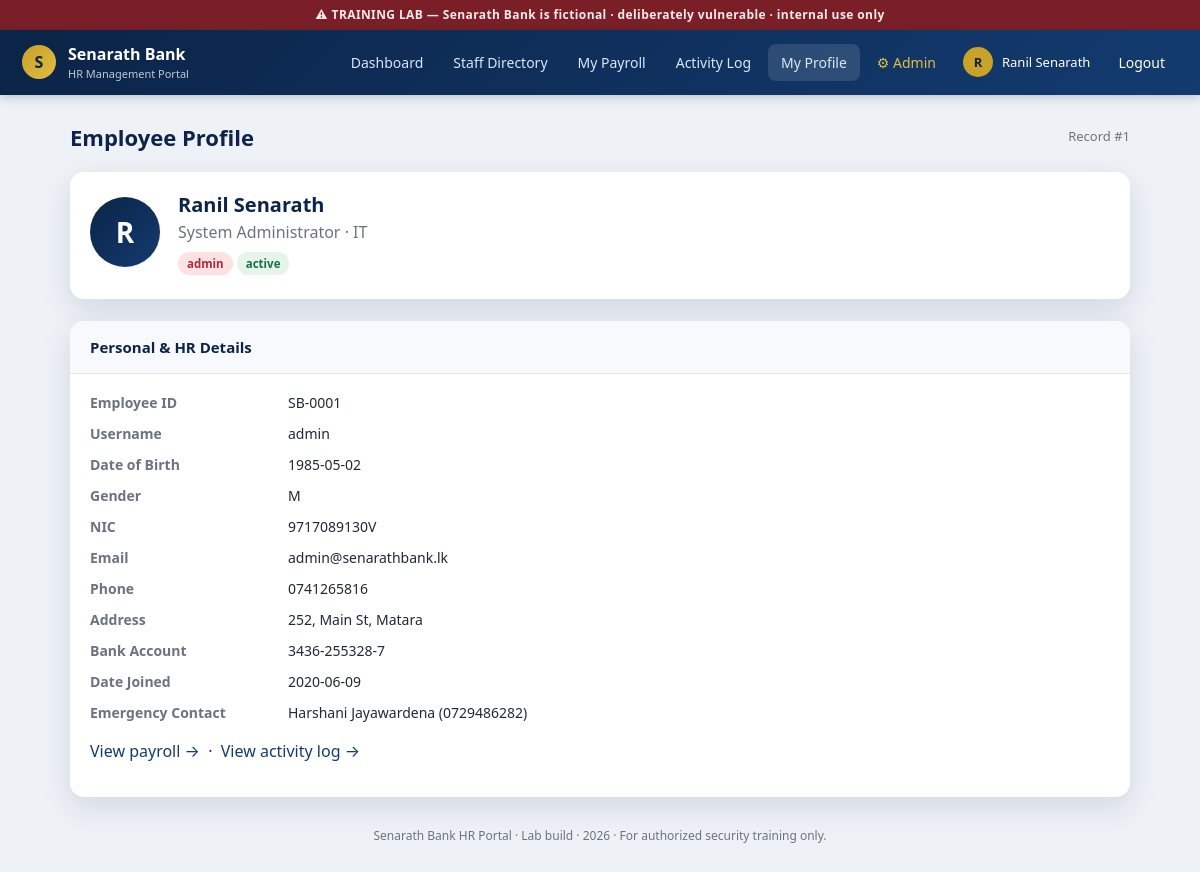
The page /web/src/profile.php (signed in) on the database its author committed.
### tables this page shows
CREATE TABLE users (
  id            INT AUTO_INCREMENT PRIMARY KEY,
  username      VARCHAR(50)  NOT NULL,
  password      VARCHAR(255) NOT NULL,          
  full_name     VARCHAR(120) NOT NULL,
  gender        CHAR(1),
  dob           DATE,
  nic           VARCHAR(20),
  email         VARCHAR(120),
  phone         VARCHAR(20),
  address       VARCHAR(200),
  department    VARCHAR(80),
  position      VARCHAR(80),
  role          VARCHAR(20)  DEFAULT 'employee', 
  bank_account  VARCHAR(30),
  date_joined   DATE,
  status        VARCHAR(20)  DEFAULT 'active',
  emergency_contact VARCHAR(120)
);

### web/src/profile.php (the view, shortened to what this page needs)
<?php
require_once __DIR__ . '/db.php';
require_once __DIR__ . '/partials.php';
$id = $_GET['id'] ?? $_SESSION['user_id'];
$sql = "SELECT * FROM users WHERE id = $id LIMIT 1";
$res = mysqli_query($conn, $sql);
$u = mysqli_fetch_assoc($res);
$init = strtoupper(substr($u['full_name'],0,1));
?>
<div class="page-title"><h2>Employee Profile</h2>
  <span class="crumb">Record #<?= htmlspecialchars($u['id']) ?></span></div>
<div class="panel">
  <div class="body">
    <div class="profile-head">
      <div class="big-av"><?= $init ?></div>
      <div>
        <div style="font-size:20px;font-weight:800;color:var(--navy)"><?= htmlspecialchars($u['full_name']) ?></div>
        <div class="muted"><?= htmlspecialchars($u['position']) ?> · <?= htmlspecialchars($u['department']) ?></div>
        <div style="margin-top:6px"><span class="badge <?= htmlspecialchars($u['role']) ?>"><?= htmlspecialchars($u['role']) ?></span>
          <span class="badge active"><?= htmlspecialchars($u['status']) ?></span></div>
      </div>
    </div>
  </div>
</div>
<div class="panel">
  <h3>Personal & HR Details</h3>
  <div class="body">
    <div class="kv">
      <div class="key">Employee ID</div><div>SB-<?= str_pad($u['id'],4,'0',STR_PAD_LEFT) ?></div>
      <div class="key">Username</div><div><?= htmlspecialchars($u['username']) ?></div>
      <div class="key">Date of Birth</div><div><?= htmlspecialchars($u['dob']) ?></div>
      <div class="key">Gender</div><div><?= htmlspecialchars($u['gender']) ?></div>
      <div class="key">NIC</div><div><?= htmlspecialchars($u['nic']) ?></div>
      <div class="key">Email</div><div><?= htmlspecialchars($u['email']) ?></div>
      <div class="key">Phone</div><div><?= htmlspecialchars($u['phone']) ?></div>
      <div class="key">Address</div><div><?= htmlspecialchars($u['address']) ?></div>
      <div class="key">Bank Account</div><div><?= htmlspecialchars($u['bank_account']) ?></div>
      <div class="key">Date Joined</div><div><?= htmlspecialchars($u['date_joined']) ?></div>
      <div class="key">Emergency Contact</div><div><?= htmlspecialchars($u['emergency_contact']) ?></div>
    </div>
    <p style="margin-top:16px">
      <a href="payroll.php?user_id=<?= $u['id'] ?>">View payroll →</a> &nbsp;·&nbsp;
      <a href="activities.php?user_id=<?= $u['id'] ?>">View activity log →</a>
    </p>
  </div>
</div>

### web/src/assets/css/style.css (style rules this page uses)
:root { --navy:#0b2447; --navy2:#133b70; --gold:#c9a227; --gold2:#e0bd45; --bg:#eef2f7; --card:#ffffff; --ink:#1f2a37; --muted:#6b7280; --line:#e5e9f0; --ok:#157347; --warn:#b02a37; --radius:14px; --shadow:0 10px 30px rgba(11,36,71,.12); }
* { box-sizing:border-box }
html,body { margin:0;padding:0 }
body { font-family:"Segoe UI",system-ui,-apple-system,Roboto,Arial,sans-serif; background:var(--bg); color:var(--ink); line-height:1.5; }
a { color:var(--navy2);text-decoration:none }
.page-title { display:flex;align-items:center;justify-content:space-between;margin-bottom:18px }
.page-title h2 { margin:0;font-size:22px;color:var(--navy) }
.crumb { color:var(--muted);font-size:13px }
.panel { background:var(--card);border-radius:var(--radius);box-shadow:var(--shadow);margin-bottom:22px;overflow:hidden }
.panel h3 { margin:0;padding:15px 20px;border-bottom:1px solid var(--line);font-size:15px;color:var(--navy);background:#f7f9fc }
.panel .body { padding:18px 20px }
.badge { display:inline-block;padding:3px 9px;border-radius:999px;font-size:11.5px;font-weight:700 }
.badge.admin { background:#fde2e4;color:#b02a37 }
.badge.active { background:#e6f4ea;color:var(--ok) }
.kv { display:grid;grid-template-columns:180px 1fr;gap:10px 18px;font-size:14px }
.kv .key { color:var(--muted);font-weight:600 }
.profile-head { display:flex;align-items:center;gap:18px;margin-bottom:6px }
.profile-head .big-av { width:70px;height:70px;border-radius:50%;background:linear-gradient(135deg,var(--navy),var(--navy2)); color:#fff;display:flex;align-items:center;justify-content:center;font-size:28px;font-weight:800 }
.muted { color:var(--muted) }

### rows shown on the page
users: id "1", full_name "R", full_name "Ranil Senarath", position "System Administrator", department "IT", role "admin", status "active", id "0001", username "admin", dob "1985-05-02", gender "M", nic "9717089130V", email "admin@senarathbank.lk", phone "0741265816", address "252, Main St, Matara", bank_account "3436-255328-7", date_joined "2020-06-09", emergency_contact "Harshani Jayawardena (0729486282)"

### other values the page prints
$item[1] "Dashboard"
$item[1] "Staff Directory"
$item[1] "My Payroll"
$item[1] "Activity Log"
$item[1] "My Profile"
$init "R"
$name "Ranil Senarath"
